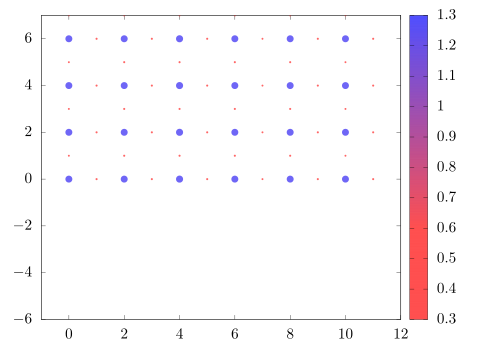

This chart was generated by the following gnuplot code:
set term epslatex standalone color 
unset key
# unset xtics
# unset ytics

#set cbrange [-1.0:1.0] 
set output 'plot_TL2.tex'

#A1_Len=60
#A2_Len=200

#set border 4095 lw 3 

#unset border 
#unset xtics
#unset ytics

#n1y=sqrt(3.0)*0.5*A2_Len
#n1x=0.5*A2_Len
#n2x=n1x+A1_Len
#n3x=n2x-n1x

#x_off=4
#y_off=4

#xrange_val_min=0-x_off
#xrange_val_max=n2x+x_off

#yrange_val_min=0-y_off
#yrange_val_max=n1y+y_off

#set xrange [xrange_val_min:xrange_val_max]
#set yrange [yrange_val_min:yrange_val_max]
#set yrange [xrange_val_min:xrange_val_max]

#ratio=(yrange_val_max-yrange_val_min+4.7)/(xrange_val_max-xrange_val_min)

#ratio=0.6
ratio=1.0

set size 1,ratio
set style arrow 1 head filled size screen 0.0,20 lw 10 lc pal 
set style arrow 3 head filled size screen 0.1,1,1  lw 1 lc pal 


#set arrow 4 nohead from 0,0 to n1x,n1y lw 2 lc "black"
#set arrow 5 nohead from n1x,n1y to n2x,n1y lw 2 lc "black"
#set arrow 6 nohead from n2x,n1y to n3x,0 lw 2 lc "black"
#set arrow 7 nohead from n3x,0 to 0,0 lw 2 lc "black"

scale = 1.0 
#p 'MySkyrmion.txt' u (( $1 + (0.5*$2)  )-0.4*$4):(( sqrt(3.0)*0.5*($2) )-0.4*$5):(($4)*scale):(($5)*scale):(($3)) w vec arrowstyle 3 notitle

set yr [-6:7]
set xr [-1:12]
unset cbr
#set cbr [-0.2:0.2]
set palette define (0 "red", 0.3 "red", 1.0 "blue")

set style fill transparent solid 0.6 noborder
#p "layer_1_RealSpace_OParams.txt" u ($3):($4):(($5)*50.0):($5) with circles lc palette notitle
p "Local_spins0.0001000000.txt" u ($5):($6):((($11))*0.1):($11) with circles lc palette notitle
